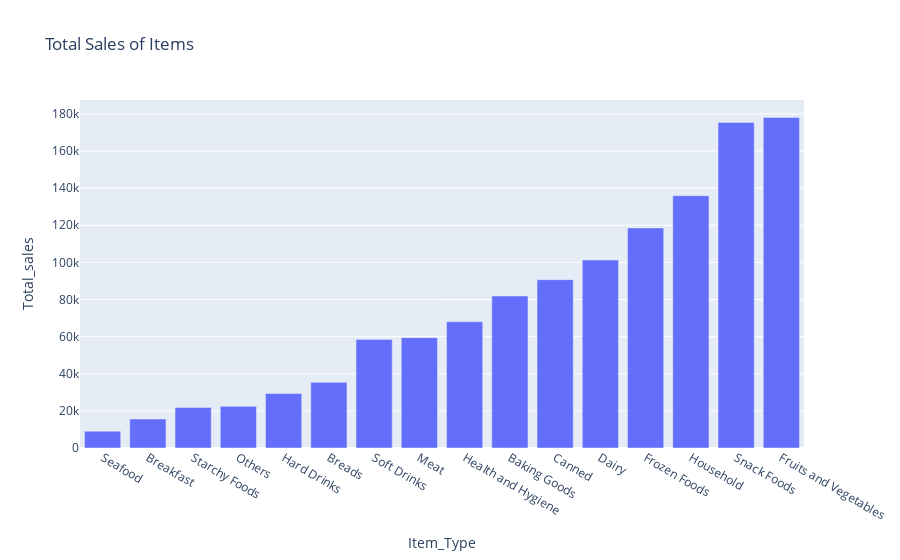

The code cell stored with this chart in its notebook:
### Markdown cell above
# Visualizations

### Code cell
px.bar(df1,x='Item_Type',y='Total_sales',title='Total Sales of Items')

### Figure 1 — Plotly figure (JSON) as saved in the notebook; plotly's stock layout.template omitted (floating-point values rounded to 4 significant figures)
{"data": [{"alignmentgroup": "True", "hovertemplate": "Item_Type=%{x}<br>Total_sales=%{y}<extra></extra>", "legendgroup": "", "marker": {"color": "#636efa", "pattern": {"shape": ""}}, "name": "", "offsetgroup": "", "orientation": "v", "showlegend": false, "textposition": "auto", "type": "bar", "x": ["Seafood", "Breakfast", "Starchy Foods", "Others", "Hard Drinks", "Breads", "Soft Drinks", "Meat", "Health and Hygiene", "Baking Goods", "Canned", "Dairy", "Frozen Foods", "Household", "Snack Foods", "Fruits and Vegetables"], "xaxis": "x", "y": [9078.0, 15600.0, 21880.0, 22450.0, 29330.0, 35380.0, 58510.0, 59450.0, 68030.0, 81890.0, 90710.0, 101300.0, 118600.0, 136000.0, 175400.0, 178100.0], "yaxis": "y"}], "layout": {"barmode": "relative", "legend": {"tracegroupgap": 0}, "title": {"text": "Total Sales of Items"}, "xaxis": {"anchor": "y", "domain": [0, 1], "title": {"text": "Item_Type"}}, "yaxis": {"anchor": "x", "domain": [0, 1], "title": {"text": "Total_sales"}}}}
